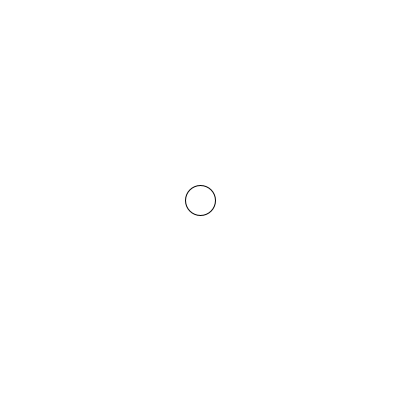
Frame 1 (no input)
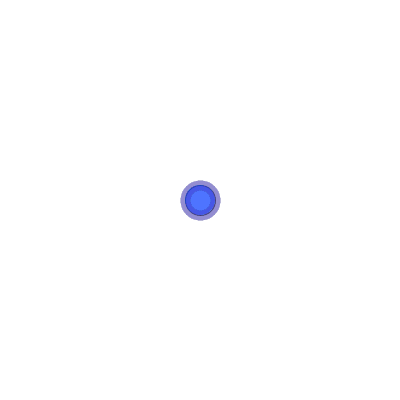
Frame 60 (the mouse pressed at the canvas centre just before this capture)
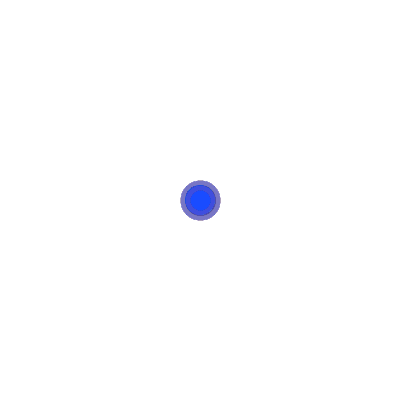
Frame 120 (the mouse held since frame 60 and released just before this capture)

The Processing sketch that drew these frames (run headless with seeded random() and noise(); from frame 60 on, the mouse is pressed at the canvas centre):

// Processing sketch: processing_138779
// ── processing_138779.pde

boolean up=false;
boolean down=false;
boolean lefth=false;
boolean right=false;

float x,y;

void setup(){
    size(400,400);
    background(255);
    x=width/2;
    y=height/2;
}

void draw(){

  ellipse(x,y,30,30);
  fill((200-y),(255-x),(x*y),5);
  stroke(random(y),random(x),random(x+y),5);
  strokeWeight(10);
    
  if(up) y--;
  if(down) y++;
  if(right) x++;
  if(lefth) x--; 
}
void keyPressed(){
 if(key==CODED){
  if(keyCode==UP) up =true;
  if(keyCode==DOWN) down =true;
  if(keyCode==RIGHT) right =true;
  if(keyCode==LEFT) lefth= true;
}
}
void keyReleased() {
  if (key == CODED) {
    if (keyCode == UP) up = false; 
    if (keyCode == DOWN) down = false; 
    if (keyCode == LEFT) lefth = false; 
    if (keyCode == RIGHT) right = false; 
  }
}
